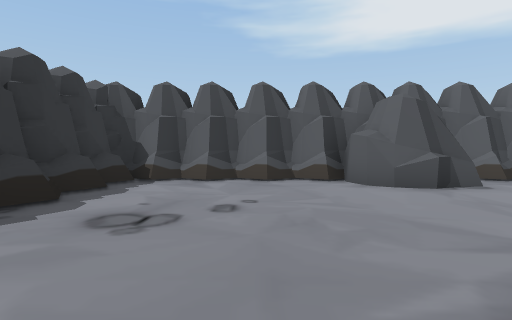
view 1 (above)

18 first-person views from a walk through a Unity game level. The camera is 1.3 m above the floor, tilts 2° down and sees 80° across. The floor is counted in squares, 2 m on a side. Each view is taken from the middle of a square. On the plan, view 1 faces up. The plan holds only what a view shows up to about 10 squares ahead; the rest is blank. The place goes on beyond the plan. The player character is not drawn.

view 2
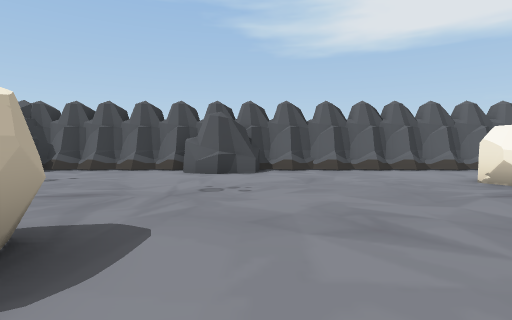

view 3
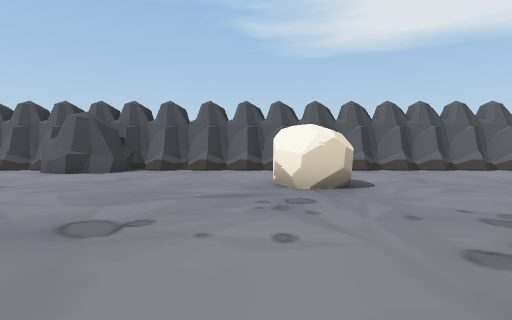

view 4
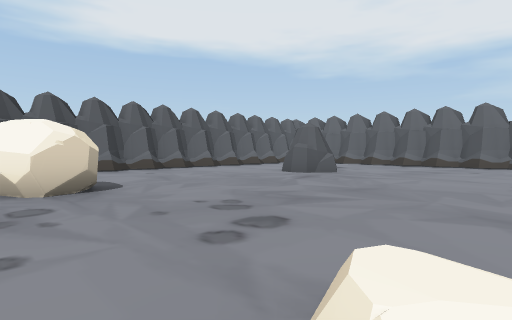

view 5
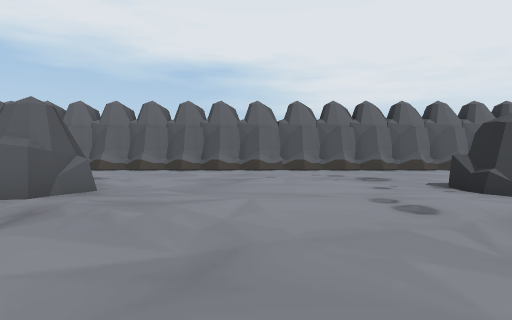

view 6
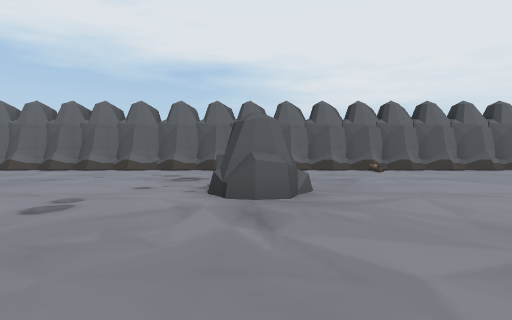

view 7
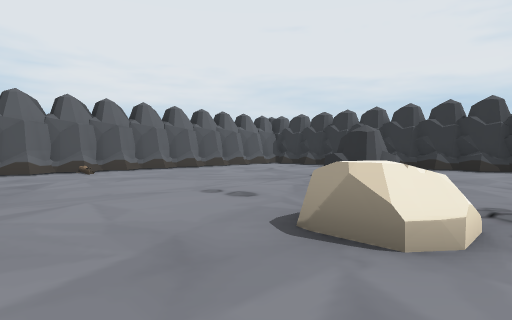

view 8
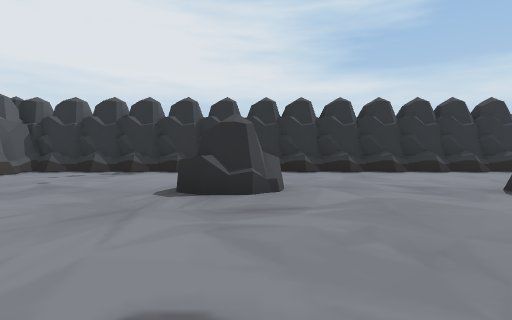

view 9
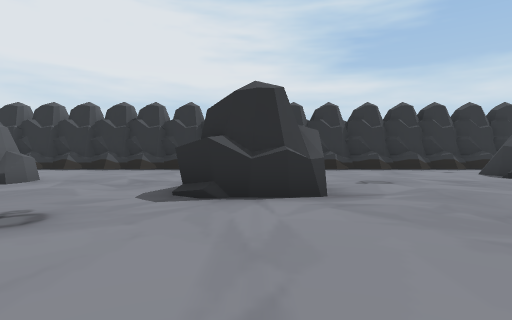

view 10
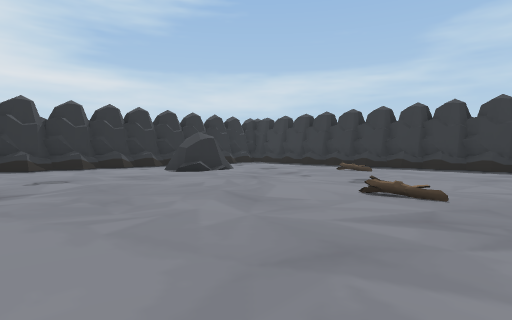

view 11
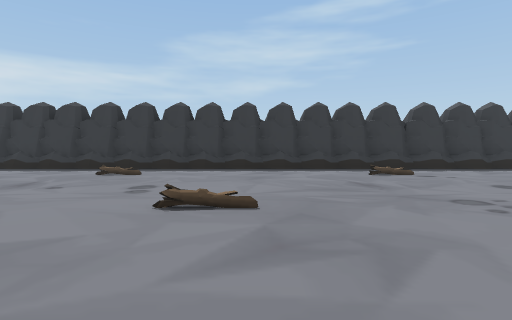

view 12
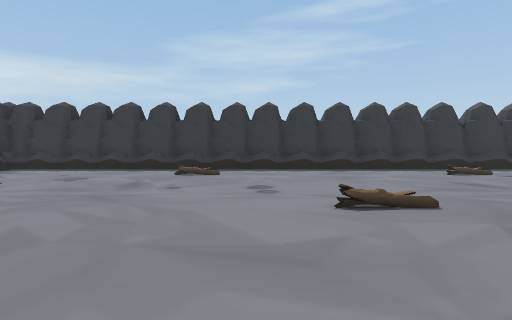

view 13
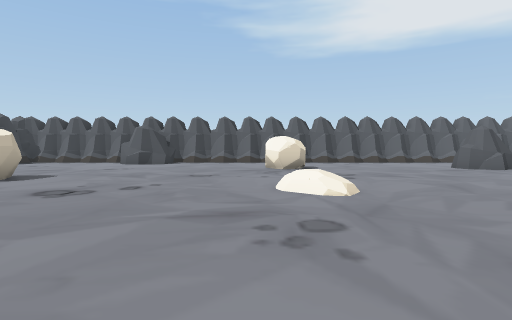

view 14
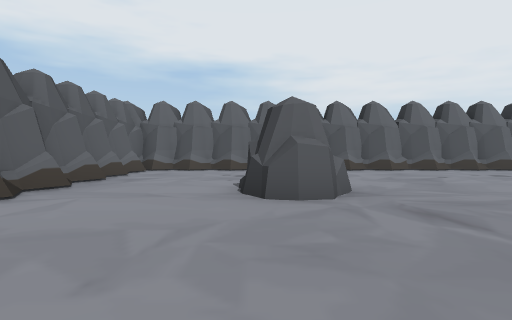

view 15
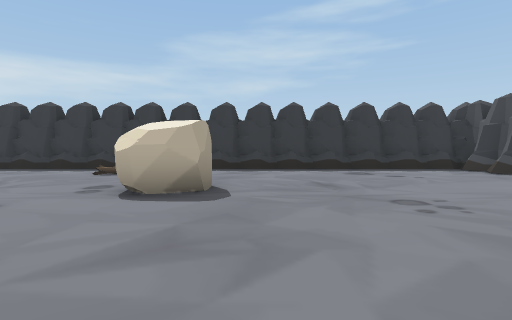

view 16
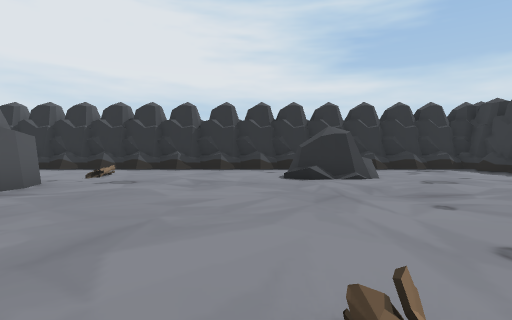

view 17
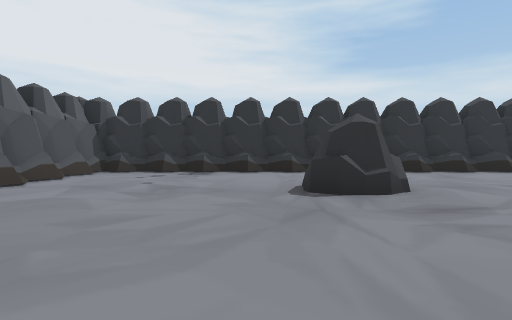

view 18
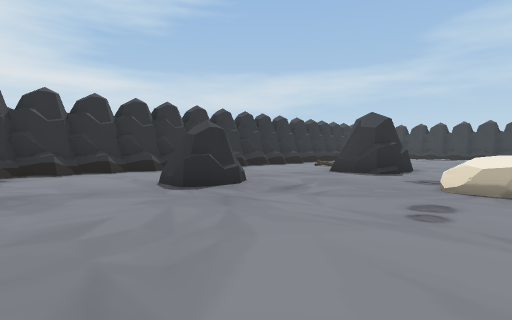

### Floor plan
Key: @ floor where view 1 was taken; # wall or solid block; . floor; = window, fence, low wall or low ledge; O other object.
Columns run from 3 left of view 1 to 21 right of it. Each row starts with its distance up from view 1.
  7 #########################
  6 #....###................#
  5 #.......................#
  4 #.......................#
  3 #...........O.....##....#
  2 #...........O.....##....#
  1 #.......................#
  0 #..@....................#
 -1 #....O..................#
 -2 #....O..................#
 -3 #...........O...........#
 -4 #.......................#
 -5 #.................##....#
 -6 #.......................#
 -7 #.......................#
 -8 #..............O.......=#
 -9 #..............O........#
-10 #.......................#
-11 #...........##..........#
-12 #..........###..........#
-13 #........... ....##.....#
-14 #....##.................#
-15 #.... #.................#
-16 #.......................#
-17 #########################

Positions as (right, up) in squares from view 1, and headings:
1: (0, 0), facing up
2: (4, -3), facing up
3: (8, -3), facing up
4: (8, -3), facing up-right
5: (11, -1), facing right
6: (11, -5), facing right
7: (11, -6), facing down-right
8: (14, -8), facing down
9: (9, -7), facing down
10: (8, -6), facing down-left
11: (7, -7), facing left
12: (7, -9), facing left
13: (8, -8), facing up
14: (11, 3), facing right
15: (7, 0), facing left
16: (4, -7), facing down
17: (16, -8), facing down
18: (18, -8), facing down-left
